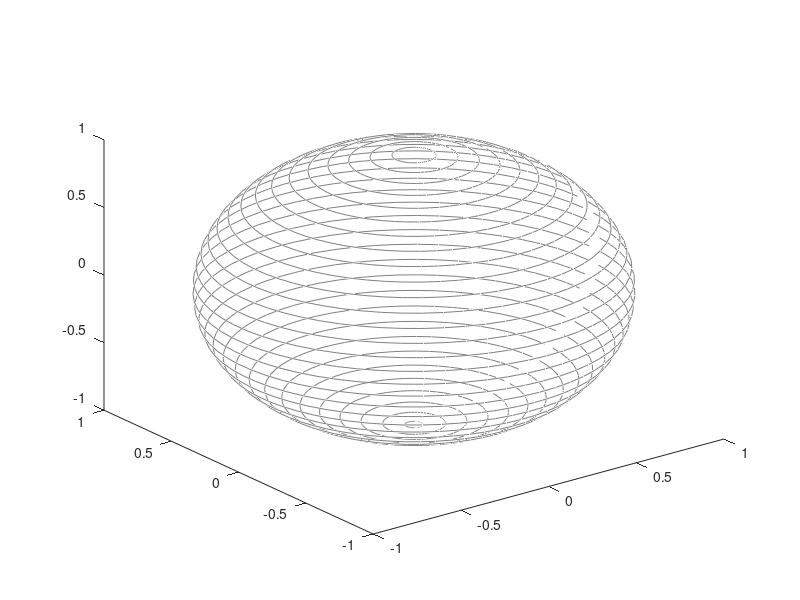

Write MATLAB code to recreate this figure.
function plotS2

[theta,rho]=meshgrid(0:0.1:pi,0:0.1:2*pi); 
RRR = 1;
xxx = RRR*sin(theta).*cos(rho); 
yyy =RRR*sin(theta).*sin(rho); 
zzz = RRR*cos(theta); 
plot3(xxx,yyy,zzz,'Color',[0.5,0.5,0.5])
